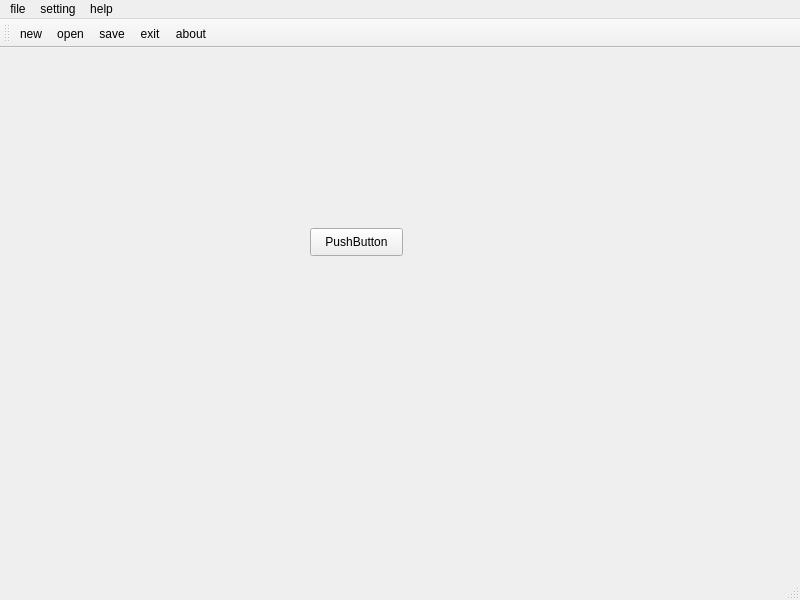
<?xml version="1.0" encoding="UTF-8"?>
<ui version="4.0">
 <class>MainWindow</class>
 <widget class="QMainWindow" name="MainWindow">
  <property name="geometry">
   <rect>
    <x>0</x>
    <y>0</y>
    <width>800</width>
    <height>600</height>
   </rect>
  </property>
  <property name="windowTitle">
   <string>网络工具箱</string>
  </property>
  <property name="windowIcon">
   <iconset resource="resources.qrc">
    <normaloff>:/icon/res/network.png</normaloff>:/icon/res/network.png</iconset>
  </property>
  <widget class="QWidget" name="centralwidget">
   <widget class="QPushButton" name="pushButton">
    <property name="geometry">
     <rect>
      <x>310</x>
      <y>180</y>
      <width>93</width>
      <height>28</height>
     </rect>
    </property>
    <property name="text">
     <string>PushButton</string>
    </property>
   </widget>
  </widget>
  <widget class="QMenuBar" name="menubar">
   <property name="geometry">
    <rect>
     <x>0</x>
     <y>0</y>
     <width>800</width>
     <height>26</height>
    </rect>
   </property>
   <widget class="QMenu" name="menufile">
    <property name="title">
     <string>file</string>
    </property>
    <addaction name="actionnew"/>
    <addaction name="actionopen"/>
    <addaction name="actionsave"/>
    <addaction name="actionexit"/>
   </widget>
   <widget class="QMenu" name="menuhelp">
    <property name="title">
     <string>help</string>
    </property>
    <addaction name="actionabout"/>
   </widget>
   <widget class="QMenu" name="menusetting">
    <property name="title">
     <string>setting</string>
    </property>
   </widget>
   <addaction name="menufile"/>
   <addaction name="menusetting"/>
   <addaction name="menuhelp"/>
  </widget>
  <widget class="QStatusBar" name="statusbar"/>
  <widget class="QToolBar" name="toolBar">
   <property name="windowTitle">
    <string>toolBar</string>
   </property>
   <attribute name="toolBarArea">
    <enum>TopToolBarArea</enum>
   </attribute>
   <attribute name="toolBarBreak">
    <bool>false</bool>
   </attribute>
   <addaction name="actionnew"/>
   <addaction name="actionopen"/>
   <addaction name="actionsave"/>
   <addaction name="actionexit"/>
   <addaction name="actionabout"/>
  </widget>
  <action name="actionnew">
   <property name="icon">
    <iconset resource="resources.qrc">
     <normaloff>:/icon/res/ic_new.png</normaloff>:/icon/res/ic_new.png</iconset>
   </property>
   <property name="text">
    <string>new</string>
   </property>
   <property name="shortcut">
    <string>Ctrl+N</string>
   </property>
  </action>
  <action name="actionopen">
   <property name="icon">
    <iconset resource="resources.qrc">
     <normaloff>:/icon/res/ic_open.png</normaloff>:/icon/res/ic_open.png</iconset>
   </property>
   <property name="text">
    <string>open</string>
   </property>
   <property name="shortcut">
    <string>Ctrl+O</string>
   </property>
  </action>
  <action name="actionsave">
   <property name="icon">
    <iconset resource="resources.qrc">
     <normaloff>:/icon/res/ic_save.png</normaloff>:/icon/res/ic_save.png</iconset>
   </property>
   <property name="text">
    <string>save</string>
   </property>
   <property name="shortcut">
    <string>Ctrl+S</string>
   </property>
  </action>
  <action name="actionexit">
   <property name="text">
    <string>exit</string>
   </property>
   <property name="shortcut">
    <string>Esc</string>
   </property>
  </action>
  <action name="actionabout">
   <property name="text">
    <string>about</string>
   </property>
   <property name="shortcut">
    <string>Ctrl+A</string>
   </property>
  </action>
 </widget>
 <resources>
  <include location="resources.qrc"/>
 </resources>
 <connections/>
</ui>
